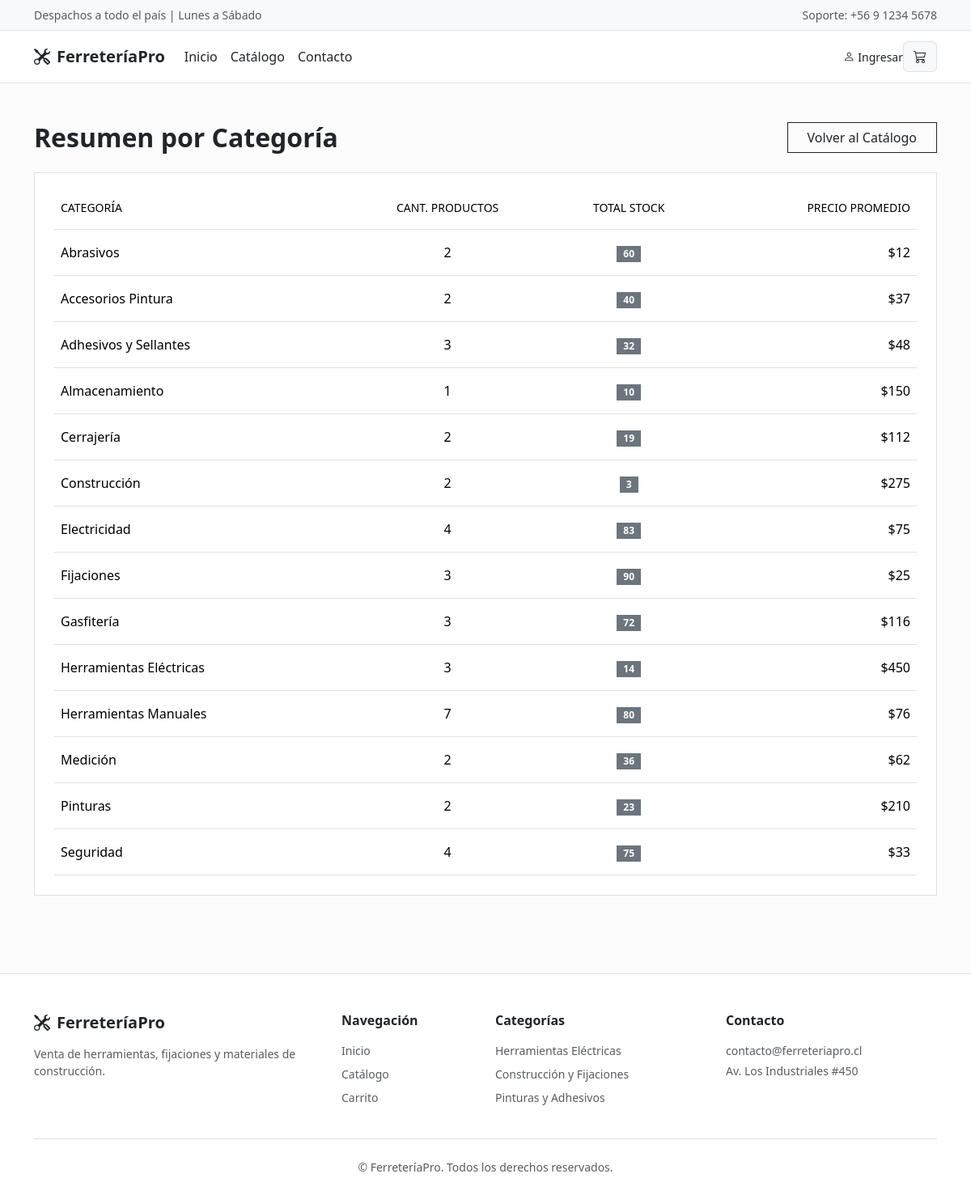
The page /reporte/agrupado/ on the database its author committed.
### ferreteria/models.py (models this page shows, shortened)
class Categoria(models.Model):
    nombre = models.CharField(max_length=50)

### ferreteria/views.py (the view)
# urls.py: path('reporte/agrupado/', views.reporte_agrupado, name='reporte_agrupado'),
def reporte_agrupado(request):
    resumen_categorias = Producto.objects.values('categoria__nombre').annotate(
        cantidad_productos=Count('id'),
        total_stock=Sum('stock'),
        precio_promedio=Avg('precio')
    ).order_by('categoria__nombre')
    return render(request, 'reporte_agrupado.html', {'reportes': resumen_categorias})

### ferreteria/templates/reporte_agrupado.html (shortened to what this page needs)
{% extends 'base.html' %}
{% block content %}
<div class="container py-5">
    <div class="d-flex justify-content-between align-items-center mb-4">
        <h2 class="fw-bold mb-0">Resumen por Categoría</h2>
        <a href="/ferreteria/catalogo/" class="btn btn-outline-dark rounded-0 px-4">Volver al Catálogo</a>
    </div>
    <div class="bg-white border p-4">
        <div class="table-responsive">
            <table class="table align-middle mb-0">
                <thead class="text-muted small text-uppercase">
                    <tr>
                        <th class="border-bottom pb-3 fw-normal">Categoría</th>
                        <th class="border-bottom pb-3 fw-normal text-center">Cant. Productos</th>
                        <th class="border-bottom pb-3 fw-normal text-center">Total Stock</th>
                        <th class="border-bottom pb-3 fw-normal text-end">Precio Promedio</th>
                    </tr>
                </thead>
                <tbody class="border-top-0">
                    {% for fila in reportes %}
                    <tr>
                        <td class="py-3 fw-medium">{{ fila.categoria__nombre }}</td>
                        <td class="py-3 text-center">{{ fila.cantidad_productos }}</td>
                        <td class="py-3 text-center">
                            <span class="badge bg-secondary rounded-0 px-2 py-1">{{ fila.total_stock }}</span>
                        </td>
                        <td class="py-3 text-end">${{ fila.precio_promedio|floatformat:0 }}</td>
                    </tr>
                    {% empty %}
                    <tr>
                        <td colspan="4" class="text-center py-5 text-muted">No hay datos registrados en el sistema.</td>
                    </tr>
                    {% endfor %}
                </tbody>
            </table>
        </div>
    </div>
</div>
{% endblock %}

### ferreteria/templates/base.html (style rules this page uses)
:root { --ferre-dark: #212529; --ferre-accent: #495057; }
body { background-color: #fcfcfc; }

### rows shown on the page
Categoria: categoria__nombre "Abrasivos", cantidad_productos "2", total_stock "60", precio_promedio "12"
Categoria: categoria__nombre "Accesorios Pintura", cantidad_productos "2", total_stock "40", precio_promedio "37"
Categoria: categoria__nombre "Adhesivos y Sellantes", cantidad_productos "3", total_stock "32", precio_promedio "48"
Categoria: categoria__nombre "Almacenamiento", cantidad_productos "1", total_stock "10", precio_promedio "150"
Categoria: categoria__nombre "Cerrajería", cantidad_productos "2", total_stock "19", precio_promedio "112"
Categoria: categoria__nombre "Construcción", cantidad_productos "2", total_stock "3", precio_promedio "275"
Categoria: categoria__nombre "Electricidad", cantidad_productos "4", total_stock "83", precio_promedio "75"
Categoria: categoria__nombre "Fijaciones", cantidad_productos "3", total_stock "90", precio_promedio "25"
Categoria: categoria__nombre "Gasfitería", cantidad_productos "3", total_stock "72", precio_promedio "116"
Categoria: categoria__nombre "Herramientas Eléctricas", cantidad_productos "3", total_stock "14", precio_promedio "450"
Categoria: categoria__nombre "Herramientas Manuales", cantidad_productos "7", total_stock "80", precio_promedio "76"
Categoria: categoria__nombre "Medición", cantidad_productos "2", total_stock "36", precio_promedio "62"
Categoria: categoria__nombre "Pinturas", cantidad_productos "2", total_stock "23", precio_promedio "210"
Categoria: categoria__nombre "Seguridad", cantidad_productos "4", total_stock "75", precio_promedio "33"
